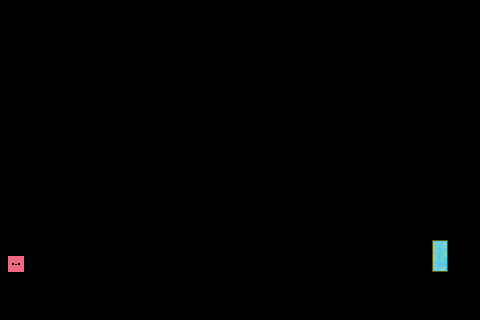

Tiled map render using the project's own tile images. Description and the map definition, with tile-layer contents summarised, below:
An orthogonal 60x40 tile map with 8x8 px tiles, 8 tile layers (Heaven TerrainBlock, Hell TerrainBlock, Both LavaBlock, Both CrumblingBlock, ...), 2 tilesets.

<map version="1.0" orientation="orthogonal" width="60" height="40" tilewidth="8" tileheight="8">
 <tileset firstgid="1" name="tileset_new" tilewidth="8" tileheight="8">
  <image source="../tileset_new.png" width="80" height="80" />
 </tileset>
 <tileset firstgid="101" name="tileset_new" tilewidth="8" tileheight="8">
  <image source="../tileset_new.png" width="80" height="80" />
 </tileset>
 <layer name="Heaven TerrainBlock" width="60" height="40">
  <data>[2400 cells, 0 non-empty, 0 distinct tile ids]</data>
 </layer>
 <layer name="Hell TerrainBlock" width="60" height="40">
  <data>[2400 cells, 0 non-empty, 0 distinct tile ids]</data>
 </layer>
 <layer name="Both LavaBlock" width="60" height="40">
  <data>[2400 cells, 0 non-empty, 0 distinct tile ids]</data>
 </layer>
 <layer name="Both CrumblingBlock" width="60" height="40">
  <data>[2400 cells, 0 non-empty, 0 distinct tile ids]</data>
 </layer>
 <layer name="Both Star" width="60" height="40">
  <data>[2400 cells, 0 non-empty, 0 distinct tile ids]</data>
 </layer>
 <layer name="Both TerrainBlock" width="60" height="40">
  <data>[2400 cells, 60 non-empty, 1 distinct tile ids]</data>
 </layer>
 <layer name="Both Portal" width="60" height="40">
  <data>[2400 cells, 8 non-empty, 8 distinct tile ids]</data>
 </layer>
 <layer name="Both Player" width="60" height="40">
  <data>[2400 cells, 4 non-empty, 4 distinct tile ids]</data>
 </layer>
</map>
